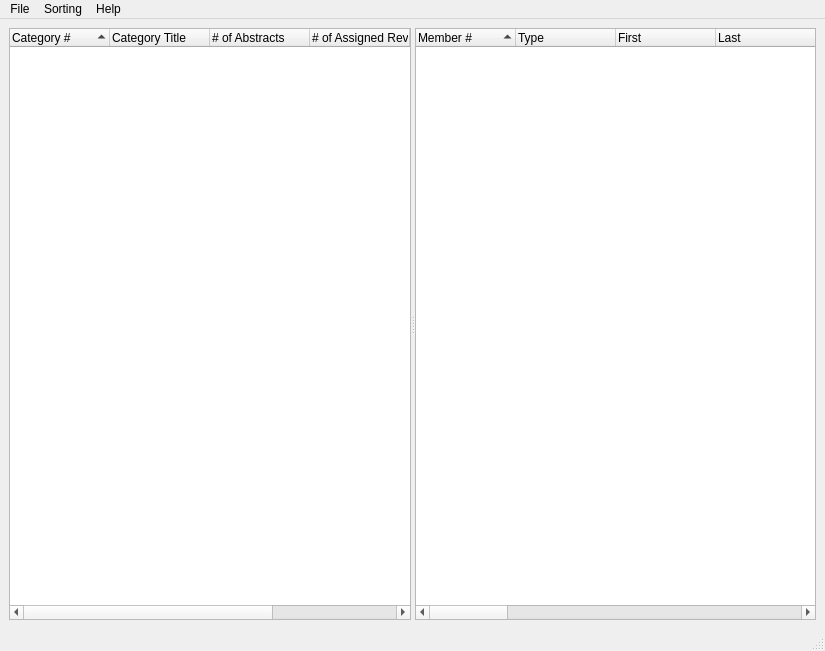
<?xml version="1.0" encoding="UTF-8"?>
<ui version="4.0">
 <class>MainWindow</class>
 <widget class="QMainWindow" name="MainWindow">
  <property name="geometry">
   <rect>
    <x>0</x>
    <y>0</y>
    <width>825</width>
    <height>651</height>
   </rect>
  </property>
  <property name="windowTitle">
   <string>MainWindow</string>
  </property>
  <widget class="QWidget" name="centralwidget">
   <layout class="QHBoxLayout" name="horizontalLayout">
    <item>
     <widget class="QSplitter" name="splitter">
      <property name="orientation">
       <enum>Qt::Horizontal</enum>
      </property>
      <widget class="QTreeWidget" name="catlist">
       <property name="sizePolicy">
        <sizepolicy hsizetype="Preferred" vsizetype="Expanding">
         <horstretch>0</horstretch>
         <verstretch>0</verstretch>
        </sizepolicy>
       </property>
       <property name="baseSize">
        <size>
         <width>200</width>
         <height>500</height>
        </size>
       </property>
       <property name="statusTip">
        <string>select a category to assign reviewers</string>
       </property>
       <property name="alternatingRowColors">
        <bool>true</bool>
       </property>
       <property name="rootIsDecorated">
        <bool>false</bool>
       </property>
       <property name="sortingEnabled">
        <bool>true</bool>
       </property>
       <property name="allColumnsShowFocus">
        <bool>true</bool>
       </property>
       <attribute name="headerDefaultSectionSize">
        <number>100</number>
       </attribute>
       <column>
        <property name="text">
         <string>Category #</string>
        </property>
       </column>
       <column>
        <property name="text">
         <string>Category Title</string>
        </property>
       </column>
       <column>
        <property name="text">
         <string># of Abstracts</string>
        </property>
       </column>
       <column>
        <property name="text">
         <string># of Assigned Reviewers</string>
        </property>
       </column>
       <column>
        <property name="text">
         <string>Pool Size</string>
        </property>
       </column>
       <column>
        <property name="text">
         <string>Assigned Reviewers</string>
        </property>
       </column>
      </widget>
      <widget class="QTreeWidget" name="revlist">
       <property name="sizePolicy">
        <sizepolicy hsizetype="Preferred" vsizetype="Expanding">
         <horstretch>0</horstretch>
         <verstretch>0</verstretch>
        </sizepolicy>
       </property>
       <property name="baseSize">
        <size>
         <width>500</width>
         <height>500</height>
        </size>
       </property>
       <property name="toolTip">
        <string/>
       </property>
       <property name="statusTip">
        <string>check reviewers to assign them to the selected category</string>
       </property>
       <property name="alternatingRowColors">
        <bool>false</bool>
       </property>
       <property name="selectionBehavior">
        <enum>QAbstractItemView::SelectRows</enum>
       </property>
       <property name="rootIsDecorated">
        <bool>false</bool>
       </property>
       <property name="sortingEnabled">
        <bool>true</bool>
       </property>
       <attribute name="headerCascadingSectionResizes">
        <bool>false</bool>
       </attribute>
       <attribute name="headerDefaultSectionSize">
        <number>100</number>
       </attribute>
       <column>
        <property name="text">
         <string>Member #</string>
        </property>
       </column>
       <column>
        <property name="text">
         <string>Type</string>
        </property>
       </column>
       <column>
        <property name="text">
         <string>First</string>
        </property>
       </column>
       <column>
        <property name="text">
         <string>Last</string>
        </property>
       </column>
       <column>
        <property name="text">
         <string>Designation</string>
        </property>
       </column>
       <column>
        <property name="text">
         <string>Institution</string>
        </property>
       </column>
       <column>
        <property name="text">
         <string>Email</string>
        </property>
       </column>
       <column>
        <property name="text">
         <string>Primary Training</string>
        </property>
       </column>
       <column>
        <property name="text">
         <string>Pubmed</string>
        </property>
       </column>
       <column>
        <property name="text">
         <string>Pubmed #</string>
        </property>
       </column>
       <column>
        <property name="text">
         <string>Journal Articles</string>
        </property>
       </column>
       <column>
        <property name="text">
         <string>Reviewed Previously</string>
        </property>
       </column>
       <column>
        <property name="text">
         <string>Choice 1</string>
        </property>
       </column>
       <column>
        <property name="text">
         <string>Choice 2</string>
        </property>
       </column>
       <column>
        <property name="text">
         <string>Choice 3</string>
        </property>
       </column>
       <column>
        <property name="text">
         <string>Choice 4</string>
        </property>
       </column>
       <column>
        <property name="text">
         <string>Choice 5</string>
        </property>
       </column>
       <column>
        <property name="text">
         <string># of Assigned Abstracts</string>
        </property>
       </column>
       <column>
        <property name="text">
         <string>Assigned Categories</string>
        </property>
       </column>
      </widget>
     </widget>
    </item>
   </layout>
  </widget>
  <widget class="QMenuBar" name="menubar">
   <property name="geometry">
    <rect>
     <x>0</x>
     <y>0</y>
     <width>825</width>
     <height>20</height>
    </rect>
   </property>
   <widget class="QMenu" name="menuFile">
    <property name="title">
     <string>File</string>
    </property>
    <addaction name="actionOpenSpreadsheet"/>
    <addaction name="actionOpenSession"/>
    <addaction name="actionSaveSession"/>
    <addaction name="actionExport"/>
    <addaction name="separator"/>
    <addaction name="actionQuit"/>
   </widget>
   <widget class="QMenu" name="menuSorting">
    <property name="title">
     <string>Sorting</string>
    </property>
    <addaction name="actionReviewerChoice"/>
    <addaction name="actionColorize"/>
    <addaction name="actionAbstractLimit"/>
   </widget>
   <widget class="QMenu" name="menuHelp">
    <property name="title">
     <string>Help</string>
    </property>
    <addaction name="actionAbout"/>
    <addaction name="separator"/>
    <addaction name="actionWorkflow"/>
   </widget>
   <addaction name="menuFile"/>
   <addaction name="menuSorting"/>
   <addaction name="menuHelp"/>
  </widget>
  <widget class="QStatusBar" name="statusbar"/>
  <action name="actionOpenSpreadsheet">
   <property name="text">
    <string>Open Spreadsheet (.xls)</string>
   </property>
  </action>
  <action name="actionOpenSession">
   <property name="text">
    <string>Open Session (.mpc)</string>
   </property>
  </action>
  <action name="actionSaveSession">
   <property name="text">
    <string>Save Session (.mpc)</string>
   </property>
  </action>
  <action name="actionExport">
   <property name="text">
    <string>Export (.xls)</string>
   </property>
  </action>
  <action name="actionQuit">
   <property name="text">
    <string>Quit</string>
   </property>
  </action>
  <action name="actionReviewerChoice">
   <property name="checkable">
    <bool>true</bool>
   </property>
   <property name="checked">
    <bool>true</bool>
   </property>
   <property name="text">
    <string>Reviewer's Choice</string>
   </property>
   <property name="toolTip">
    <string>Reviewer's Choice</string>
   </property>
   <property name="statusTip">
    <string>sort based off of the reviwer's top 5 category choices</string>
   </property>
   <property name="whatsThis">
    <string/>
   </property>
  </action>
  <action name="actionAbout">
   <property name="text">
    <string>About</string>
   </property>
  </action>
  <action name="actionWorkflow">
   <property name="text">
    <string>Typical Workflow</string>
   </property>
  </action>
  <action name="actionColorize">
   <property name="checkable">
    <bool>true</bool>
   </property>
   <property name="checked">
    <bool>true</bool>
   </property>
   <property name="text">
    <string>Colorize Rev. Choices</string>
   </property>
  </action>
  <action name="actionAbstractLimit">
   <property name="text">
    <string>Rev. Abstract Limit</string>
   </property>
  </action>
 </widget>
 <resources/>
 <connections/>
</ui>
